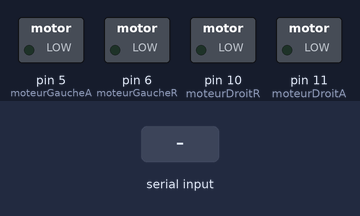
Simulated run of this sketch. Board: Arduino Uno, built with avr-gcc and run on an emulated ATmega328P. Parts: switched loads named in the sketch (green lamp = pin HIGH). The inputs (shaded band) are chosen by the test bench.

Above: at 1.2 s.
1.3 s: "z" received over Serial
At 2.3 s:
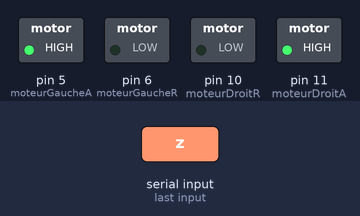
2.8 s: "q" received over Serial
At 3.5 s:
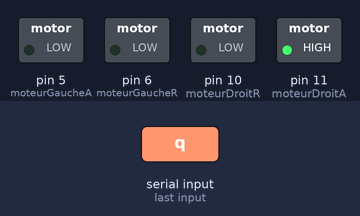
4.3 s: "s" received over Serial
At 4.6 s:
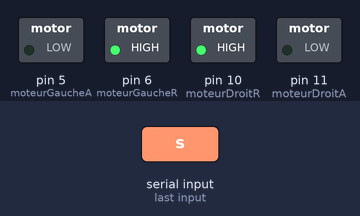
5.8 s: "d" received over Serial
At 6.9 s:
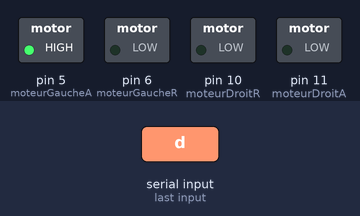
7.3 s: "a" received over Serial
At 8.1 s:
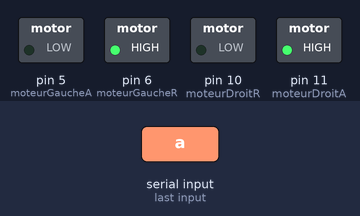
8.8 s: "e" received over Serial
At 9.2 s:
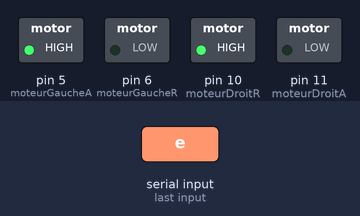
Timing chart, 0 to 11.3 s (numbered marks = the images above; inputs shaded):
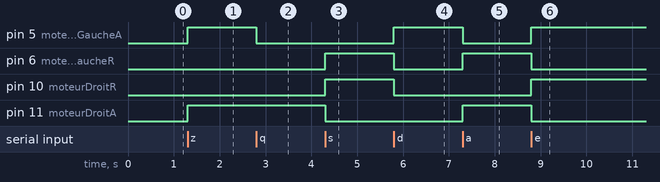

Measured:
- after the input at 1.3 s, pin 5 (moteurGaucheA), pin 11 (moteurDroitA): LOW → HIGH at once
- after the input at 2.8 s, pin 5 (moteurGaucheA): HIGH → LOW at once
- after the input at 4.3 s, pin 6 (moteurGaucheR), pin 10 (moteurDroitR): LOW → HIGH at once; pin 11 (moteurDroitA): HIGH → LOW at once
- after the input at 5.8 s, pin 5 (moteurGaucheA): LOW → HIGH at once; pin 6 (moteurGaucheR), pin 10 (moteurDroitR): HIGH → LOW at once
- after the input at 7.3 s, pin 5 (moteurGaucheA): HIGH → LOW at once; pin 6 (moteurGaucheR), pin 11 (moteurDroitA): LOW → HIGH at once
- after the input at 8.8 s, pin 5 (moteurGaucheA), pin 10 (moteurDroitR): LOW → HIGH at once; pin 6 (moteurGaucheR), pin 11 (moteurDroitA): HIGH → LOW at once

The sketch:

robot_command_.ino
```cpp
const int moteurGaucheA = 5;
const int moteurGaucheR = 6;
const int moteurDroitA = 11;
const int moteurDroitR = 10;

char valSerie;

void setup()
{
  // put your setup code here, to run once:
  Serial.begin(9600);

  pinMode(moteurGaucheA, OUTPUT);
  pinMode(moteurGaucheR, OUTPUT);
  pinMode(moteurDroitA, OUTPUT);
  pinMode(moteurDroitR, OUTPUT);
}

void avancer()
{
  digitalWrite(moteurGaucheA, HIGH);
  digitalWrite(moteurGaucheR, LOW);
  digitalWrite(moteurDroitA, HIGH);
  digitalWrite(moteurDroitR, LOW);
}

void gauche()
{
  digitalWrite(moteurGaucheA, LOW);
  digitalWrite(moteurGaucheR, LOW);
  digitalWrite(moteurDroitA, HIGH);
  digitalWrite(moteurDroitR, LOW);
}
void droite()
{
  digitalWrite(moteurGaucheA, HIGH);
  digitalWrite(moteurGaucheR, LOW);
  digitalWrite(moteurDroitA, LOW);
  digitalWrite(moteurDroitR, LOW);
}
void reculer()
{
  digitalWrite(moteurGaucheA, LOW);
  digitalWrite(moteurGaucheR, HIGH);
  digitalWrite(moteurDroitA, LOW);
  digitalWrite(moteurDroitR, HIGH);
}
void arreter()
{
  digitalWrite(moteurGaucheA, LOW);
  digitalWrite(moteurGaucheR, LOW);
  digitalWrite(moteurDroitA, LOW);
  digitalWrite(moteurDroitR, LOW);
}
void pivoterGauche()
{
  digitalWrite(moteurGaucheA, LOW);
  digitalWrite(moteurGaucheR, HIGH);
  digitalWrite(moteurDroitA, HIGH);
  digitalWrite(moteurDroitR, LOW);
}
void pivoterDroite()
{
  digitalWrite(moteurGaucheA, HIGH);
  digitalWrite(moteurGaucheR, LOW);
  digitalWrite(moteurDroitA, LOW);
  digitalWrite(moteurDroitR, HIGH);
}

void loop()
{
  // put your main code here, to run repeatedly:
  if(Serial.available())
  valSerie = Serial.read();

  if(valSerie == 'z')
  avancer();
  else if(valSerie == 'q')
  gauche();
  else if(valSerie == 's')
  reculer();
  else if(valSerie == 'd')
  droite();
  else if(valSerie == 'x')
  arreter();
  else if(valSerie == 'a')
  pivoterGauche();
  else if(valSerie == 'e')
  pivoterDroite();
}
```
